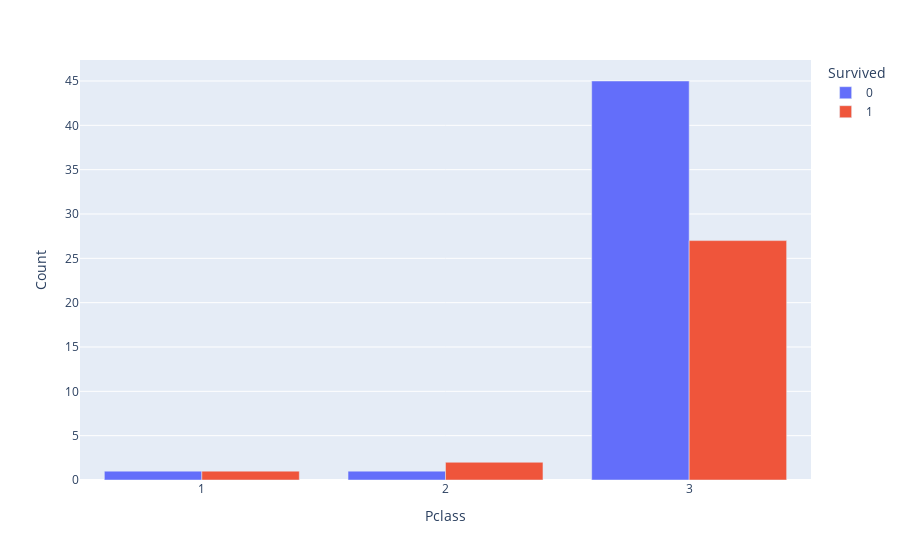

The code cell stored with this chart in its notebook:
### Markdown cell above
**Квинстаун**

### Code cell
plot_barplot(train_data, 'Embarked', 'Q', 'Pclass')

### Figure 1 — Plotly figure (JSON) as saved in the notebook; plotly's stock layout.template omitted (floating-point values rounded to 4 significant figures)
{"data": [{"alignmentgroup": "True", "hovertemplate": "Survived=0<br>Pclass=%{x}<br>Count=%{y}<extra></extra>", "legendgroup": "0", "marker": {"color": "#636efa"}, "name": "0", "offsetgroup": "0", "orientation": "v", "showlegend": true, "textposition": "auto", "type": "bar", "x": [1, 2, 3], "xaxis": "x", "y": [1, 1, 45], "yaxis": "y"}, {"alignmentgroup": "True", "hovertemplate": "Survived=1<br>Pclass=%{x}<br>Count=%{y}<extra></extra>", "legendgroup": "1", "marker": {"color": "#EF553B"}, "name": "1", "offsetgroup": "1", "orientation": "v", "showlegend": true, "textposition": "auto", "type": "bar", "x": [1, 2, 3], "xaxis": "x", "y": [1, 2, 27], "yaxis": "y"}], "layout": {"barmode": "group", "legend": {"title": {"text": "Survived"}, "tracegroupgap": 0}, "margin": {"t": 60}, "xaxis": {"anchor": "y", "domain": [0, 1], "title": {"text": "Pclass"}}, "yaxis": {"anchor": "x", "domain": [0, 1], "title": {"text": "Count"}}}}
